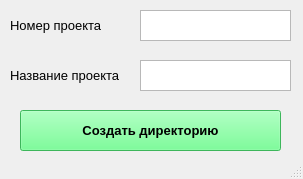
<?xml version="1.0" encoding="UTF-8"?>
<ui version="4.0">
 <class>MainWindow</class>
 <widget class="QMainWindow" name="MainWindow">
  <property name="enabled">
   <bool>true</bool>
  </property>
  <property name="geometry">
   <rect>
    <x>0</x>
    <y>0</y>
    <width>303</width>
    <height>179</height>
   </rect>
  </property>
  <property name="sizePolicy">
   <sizepolicy hsizetype="Fixed" vsizetype="Fixed">
    <horstretch>0</horstretch>
    <verstretch>0</verstretch>
   </sizepolicy>
  </property>
  <property name="windowTitle">
   <string>Project maker</string>
  </property>
  <widget class="QWidget" name="centralwidget">
   <property name="sizePolicy">
    <sizepolicy hsizetype="Expanding" vsizetype="Expanding">
     <horstretch>0</horstretch>
     <verstretch>0</verstretch>
    </sizepolicy>
   </property>
   <property name="autoFillBackground">
    <bool>false</bool>
   </property>
   <widget class="QTextEdit" name="textEdit">
    <property name="geometry">
     <rect>
      <x>140</x>
      <y>10</y>
      <width>151</width>
      <height>31</height>
     </rect>
    </property>
    <property name="html">
     <string>&lt;!DOCTYPE HTML PUBLIC &quot;-//W3C//DTD HTML 4.0//EN&quot; &quot;http://www.w3.org/TR/REC-html40/strict.dtd&quot;&gt;
&lt;html&gt;&lt;head&gt;&lt;meta name=&quot;qrichtext&quot; content=&quot;1&quot; /&gt;&lt;style type=&quot;text/css&quot;&gt;
p, li { white-space: pre-wrap; }
&lt;/style&gt;&lt;/head&gt;&lt;body style=&quot; font-family:'MS Shell Dlg 2'; font-size:8.25pt; font-weight:400; font-style:normal;&quot;&gt;
&lt;p style=&quot;-qt-paragraph-type:empty; margin-top:0px; margin-bottom:0px; margin-left:0px; margin-right:0px; -qt-block-indent:0; text-indent:0px;&quot;&gt;&lt;br /&gt;&lt;/p&gt;&lt;/body&gt;&lt;/html&gt;</string>
    </property>
   </widget>
   <widget class="QPushButton" name="btn">
    <property name="geometry">
     <rect>
      <x>20</x>
      <y>110</y>
      <width>261</width>
      <height>41</height>
     </rect>
    </property>
    <property name="font">
     <font>
      <pointsize>10</pointsize>
      <weight>75</weight>
      <bold>true</bold>
     </font>
    </property>
    <property name="styleSheet">
     <string notr="true">border-color: qradialgradient(spread:repeat, cx:0.5, cy:0.5, radius:0.077, fx:0.5, fy:0.5, stop:0 rgba(0, 169, 255, 147), stop:0.497326 rgba(0, 0, 0, 147), stop:1 rgba(0, 169, 255, 147));
background-color: rgb(85, 255, 127);</string>
    </property>
    <property name="text">
     <string>Создать директорию</string>
    </property>
    <property name="flat">
     <bool>false</bool>
    </property>
   </widget>
   <widget class="QTextEdit" name="textEdit_2">
    <property name="geometry">
     <rect>
      <x>140</x>
      <y>60</y>
      <width>151</width>
      <height>31</height>
     </rect>
    </property>
    <property name="html">
     <string>&lt;!DOCTYPE HTML PUBLIC &quot;-//W3C//DTD HTML 4.0//EN&quot; &quot;http://www.w3.org/TR/REC-html40/strict.dtd&quot;&gt;
&lt;html&gt;&lt;head&gt;&lt;meta name=&quot;qrichtext&quot; content=&quot;1&quot; /&gt;&lt;style type=&quot;text/css&quot;&gt;
p, li { white-space: pre-wrap; }
&lt;/style&gt;&lt;/head&gt;&lt;body style=&quot; font-family:'MS Shell Dlg 2'; font-size:8.25pt; font-weight:400; font-style:normal;&quot;&gt;
&lt;p style=&quot;-qt-paragraph-type:empty; margin-top:0px; margin-bottom:0px; margin-left:0px; margin-right:0px; -qt-block-indent:0; text-indent:0px;&quot;&gt;&lt;br /&gt;&lt;/p&gt;&lt;/body&gt;&lt;/html&gt;</string>
    </property>
   </widget>
   <widget class="QLabel" name="label">
    <property name="geometry">
     <rect>
      <x>10</x>
      <y>10</y>
      <width>121</width>
      <height>31</height>
     </rect>
    </property>
    <property name="font">
     <font>
      <pointsize>10</pointsize>
      <weight>50</weight>
      <bold>false</bold>
     </font>
    </property>
    <property name="text">
     <string>Номер проекта</string>
    </property>
   </widget>
   <widget class="QLabel" name="label_2">
    <property name="geometry">
     <rect>
      <x>10</x>
      <y>60</y>
      <width>121</width>
      <height>31</height>
     </rect>
    </property>
    <property name="font">
     <font>
      <pointsize>10</pointsize>
      <weight>50</weight>
      <bold>false</bold>
     </font>
    </property>
    <property name="text">
     <string>Название проекта</string>
    </property>
   </widget>
  </widget>
  <widget class="QStatusBar" name="statusbar"/>
 </widget>
 <resources/>
 <connections/>
</ui>
